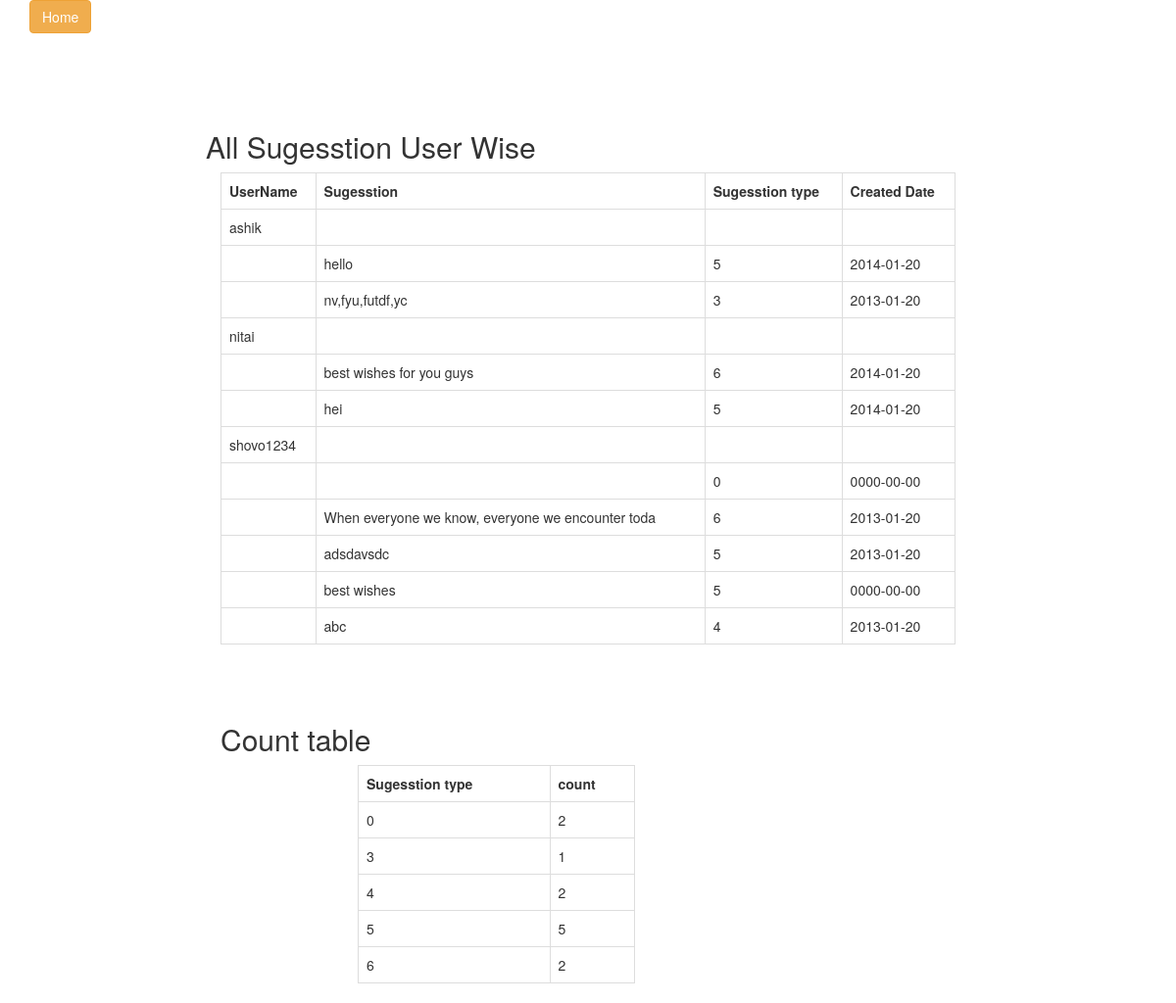
The page /allSugesstionUserWise.php on the database its author committed.
### tables this page shows
CREATE TABLE `suggestion` (
  `id` int(100) NOT NULL,
  `details` varchar(50) NOT NULL,
  `created_date` date NOT NULL,
  `sugesstion_type_id` int(100) NOT NULL,
  `login_id` int(100) NOT NULL
);

### Repository/SuggestionRepo.php (called while the page is built, shortened)
<?php
class SuggestionRepo{
      private $con = null;
      function __construct(){
          $this->con = mysqli_connect("localhost","root","","suggestion_box") or die(mysql_error());
      }
         function all(){
               $sql= "SELECT sugesstion_type_id,count(*) FROM suggestion group by sugesstion_type_id ";
            return mysqli_query($this->con,$sql);
     }
       function alldata(){
               $sql= "SELECT suggestion.id,suggestion.details, suggestion.created_date, suggestion.sugesstion_type_id,suggestion.login_id,login.id,login.username FROM suggestion INNER JOIN login  on login.id = suggestion.login_id ORDER BY login.username ASC";
            return mysqli_query($this->con,$sql);
     }
}

### allSugesstionUserWise.php (the view, shortened to what this page needs)
<?php
include ('Repository/SuggestionRepo.php');
$repo= new SuggestionRepo();
?>
<!DOCTYPE html>
<html lang="en">
<head>
	<link rel="stylesheet" href="https://maxcdn.bootstrapcdn.com/bootstrap/3.3.7/css/bootstrap.min.css">
</head>
<body>
	<div class="container">
	<input type=button class="btn btn-warning" onClick="location.href='http://localhost/suggestion_box/createSugession.php'" value='Home'>
		<div class="row">
			<div class="col-md-8 col-md-offset-2" style="margin-top: 5%;">
				<div class="row">
				<br>
				<h2> All Sugesstion User Wise</h2>
				</div>
				<table class="table table-bordered ">
					<tr>
						<th>UserName</th>
						<th>Sugesstion</th>
						<th>Sugesstion type</th>
						<th>Created Date</th>
                    </tr>
				<?php
						$countNumber=-1;
                         $result=$repo->alldata();
						    while($row= mysqli_fetch_array($result)){
							if ($countNumber!=$row['login_id']) {
                 ?>
						<tr>
						<td><?php echo $row['username']?></td>
						<td></td>
						<td></td>
						<td></td>
							</tr>
               <?php
						$countNumber=$row['login_id'];	}
 				 ?>
						<tr>
						<td></td>
						<td><?php echo $row['details']?> </td>
						<td> <?php echo $row['sugesstion_type_id']?></td>
						<td> <?php echo $row['created_date']?> </td>
					</tr>
					<?php
				}?>
				</table>
     <br>
     <br>
     <h2>Count table</h2>
     <div class="col-md-5 col-md-offset-2">
				<table class="table table-bordered ">
					<tr>
						<th>Sugesstion type</th>
						<th>count</th>
                    </tr>
					<tr>
						<?php
                         $result=$repo->all();
						while($row= mysqli_fetch_array($result)){
					?>
						<td> <?php echo $row['sugesstion_type_id']?></td>
						<td> <?php echo $row['count(*)']?> </td>
					</tr>
					<?php
				}?>
				</table>
		</div>
	</div>
</body>
</html>

### rows shown on the page
suggestion: login.username "ashik", details "hello", sugesstion_type "5", created_date "2014-01-20"
suggestion: details "nv,fyu,futdf,yc", sugesstion_type "3", created_date "2013-01-20"
suggestion: login.username "nitai", details "best wishes for you guys", sugesstion_type "6", created_date "2014-01-20"
suggestion: details "hei", sugesstion_type "5", created_date "2014-01-20"
suggestion: login.username "shovo1234", sugesstion_type "0", created_date "0000-00-00"
suggestion: details "When everyone we know, everyone we encounter toda", sugesstion_type "6", created_date "2013-01-20"
suggestion: details "adsdavsdc", sugesstion_type "5", created_date "2013-01-20"
suggestion: details "best wishes", sugesstion_type "5", created_date "0000-00-00"
suggestion: details "abc", sugesstion_type "4", created_date "2013-01-20"

### other values the page prints
$row['sugesstion_type_id'] "0"
$row['count(*)'] "2"
$row['sugesstion_type_id'] "3"
$row['count(*)'] "1"
$row['sugesstion_type_id'] "4"
$row['sugesstion_type_id'] "5"
$row['count(*)'] "5"
$row['sugesstion_type_id'] "6"
